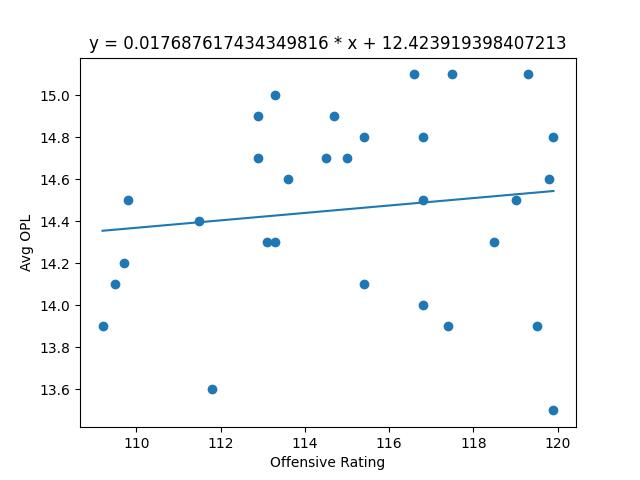

Python code for this plot:
import pandas as pd
from bs4 import BeautifulSoup
import requests
import numpy as np
import matplotlib.pyplot as plt
from sklearn.linear_model import LinearRegression

import ssl
ssl._create_default_https_context = ssl._create_unverified_context


url = "https://dunksandthrees.com/"
req = requests.get(url)

soup = BeautifulSoup(req.content, 'html.parser')
tabela = soup.find(name='table')





df = pd.read_html(str(tabela))[0]
ortg = []
opl = []

for i in range(len(df)-2):
    ortg.append(float(df.iloc[i][3].split()[0]))
    opl.append(float(df.iloc[i][9].split()[0]))



z = [x for x in zip(ortg, opl)]

z.sort(key = lambda x: x[0], reverse=True)


ortg = np.array([x[0] for x in z]).reshape(-1, 1)
opl = np.array([x[1] for x in z])

reg = LinearRegression().fit(ortg, opl)
X, Y = reg.coef_[0], reg.intercept_

plt.scatter(ortg, opl)
plt.plot(ortg, X * ortg + Y)
plt.xlabel('Offensive Rating')
plt.title(f"y = {X} * x + {Y}".format(np.round(X, 2), np.round(Y, 2)))
plt.ylabel('Avg OPL')
plt.savefig('/Users/Karthik/code/PaceVsDPT/oRTGvsOPL.jpg')
plt.show()
